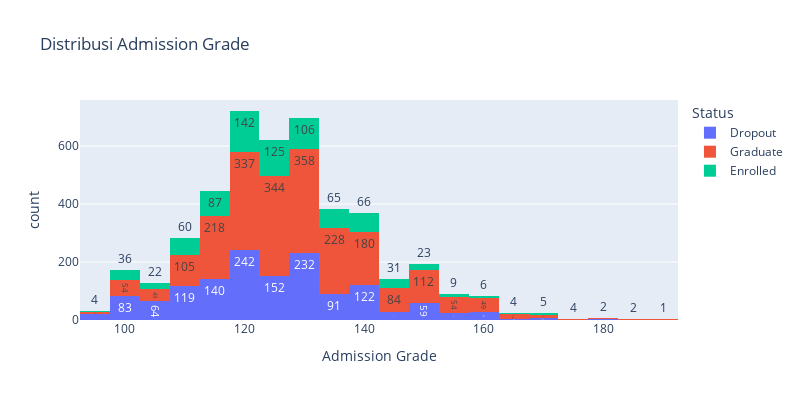

The cell this chart's notebook holds for it:
### Markdown cell above
#### Distribusi Fitur `Admission_grade`

Distribusi nilai masuk—nilai rendah atau tinggi mayoritas? Ini indikator awal kemampuan akademik.

### Code cell
fig = px.histogram(
    df,
    x='Admission_grade',
    nbins=30,
    title='Distribusi Admission Grade',
    labels={'Admission_grade':'Admission Grade','count':'Jumlah'},
    text_auto=True,
    height=400, width=800,
    color='Status',
    color_discrete_sequence=px.colors.qualitative.Plotly,
)
fig.show()

### Figure 1 — Plotly figure (JSON) as saved in the notebook; plotly's stock layout.template omitted (floating-point values rounded to 4 significant figures; data arrays with more than 128 entries replaced by an {"elided": "..."} marker saying what was removed)
{"data": [{"alignmentgroup": "True", "bingroup": "x", "hovertemplate": "Status=Dropout<br>Admission Grade=%{x}<br>count=%{y}<extra></extra>", "legendgroup": "Dropout", "marker": {"color": "#636EFA", "pattern": {"shape": ""}}, "name": "Dropout", "nbinsx": 30, "offsetgroup": "Dropout", "orientation": "v", "showlegend": true, "texttemplate": "%{value}", "type": "histogram", "x": {"elided": "1421 float values"}, "xaxis": "x", "yaxis": "y"}, {"alignmentgroup": "True", "bingroup": "x", "hovertemplate": "Status=Graduate<br>Admission Grade=%{x}<br>count=%{y}<extra></extra>", "legendgroup": "Graduate", "marker": {"color": "#EF553B", "pattern": {"shape": ""}}, "name": "Graduate", "nbinsx": 30, "offsetgroup": "Graduate", "orientation": "v", "showlegend": true, "texttemplate": "%{value}", "type": "histogram", "x": {"elided": "2209 float values"}, "xaxis": "x", "yaxis": "y"}, {"alignmentgroup": "True", "bingroup": "x", "hovertemplate": "Status=Enrolled<br>Admission Grade=%{x}<br>count=%{y}<extra></extra>", "legendgroup": "Enrolled", "marker": {"color": "#00CC96", "pattern": {"shape": ""}}, "name": "Enrolled", "nbinsx": 30, "offsetgroup": "Enrolled", "orientation": "v", "showlegend": true, "texttemplate": "%{value}", "type": "histogram", "x": {"elided": "794 float values"}, "xaxis": "x", "yaxis": "y"}], "layout": {"barmode": "relative", "height": 400, "legend": {"title": {"text": "Status"}, "tracegroupgap": 0}, "title": {"text": "Distribusi Admission Grade"}, "width": 800, "xaxis": {"anchor": "y", "domain": [0, 1], "title": {"text": "Admission Grade"}}, "yaxis": {"anchor": "x", "domain": [0, 1], "title": {"text": "count"}}}}
